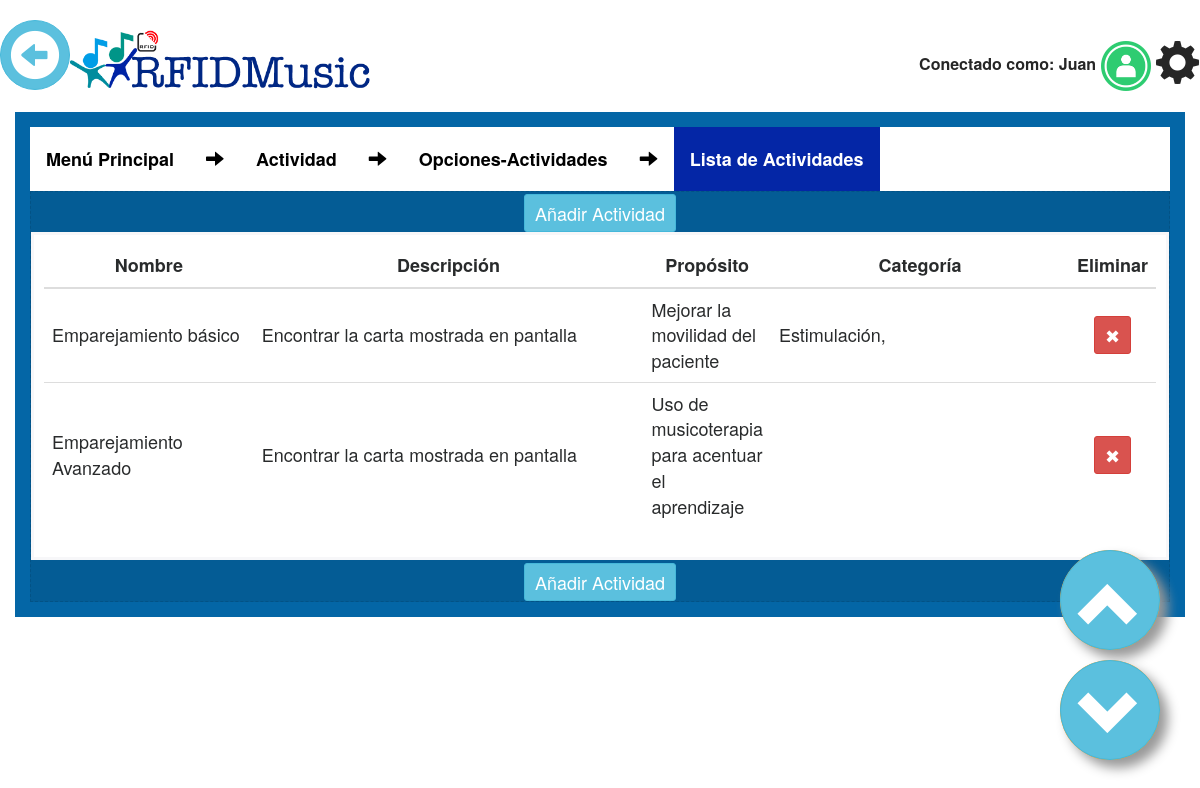
/settings/players_list/ (signed in), run on the app's committed database.
### appQRMusical/models.py (models this page shows, shortened)
class Actividad(models.Model):
	id = models.AutoField(primary_key=True)
	nombre = models.CharField(max_length=100)
	descripcion = models.CharField(max_length=200, blank=True)
	proposito = models.CharField(max_length=100, blank=True)
	indicador = models.ManyToManyField(Indicador, blank=True)

class Categoria_Actividad(models.Model):
    categoria = models.ForeignKey(Categoria,on_delete=models.CASCADE)
    actividad = models.ForeignKey(Actividad,on_delete=models.CASCADE)
    class Meta:
        unique_together = ("categoria","actividad")

class Categoria(models.Model):
    id_categoria =  models.AutoField(primary_key=True)
    nombre = models.CharField(max_length=50, blank=True)
    def __str__(self):
        return self.nombre

### appQRMusical/views.py (the view)
# urls.py: url(r'^settings/players_list/$', Actividads_list.as_view(), name='players_list'),
class Actividads_list(LoginRequiredMixin, ListView):
	model = Actividad
	template_name="players_list.html"
	login_url='/login/'
	redirect_field_name = "/login/"
	def get_context_data(self, **kwargs):
		context = super(Actividads_list, self).get_context_data(**kwargs)
		context['QRM_color'] = "QRM_orange"
		context['categoria'] = Categoria_Actividad.objects.all()
		return context

### appQRMusical/templatetags/zbar_extras.py (called while the page is built)
@register.simple_tag
def stop_cam():
	print("Stop Cam")
	if global_vars.zbar_status != None:
		os.system("ps -A | grep zbar| awk '{print $1}' | xargs kill -9 $1")
		global_vars.zbar_status = None
		global_vars.cam = 1

@register.simple_tag
def restart_game_vars():
	print("Reset game's global vars")
	global_vars.game_fail = 0
	global_vars.game_success = 0
	global_vars.game_initialized = False
	global_vars.last_message = global_vars.message
	global_vars.message_alert = "alert-info"
	global_vars.game_image = "/files/static/Who.png"
	global_vars.game_image = ""
	global_vars.game_file = ""
	global_vars.game_display = "none"
	global_vars.message = 'Get close QR code to cam'

### appQRMusical/templates/players_list.html (shortened to what this page needs)
{% extends "body.html" %}
{% block content_wrapper %}
<div class="col-sm-12 QRM_box {{QRM_color}}">
<ul>
  <strong><li>
  <li><a href="{% url 'settings' %}">Menú Principal</a></li>
  <li><a><i class="glyphicon glyphicon-arrow-right" ></i></a></li>
  <li><a href="{% url 'activity_settings' %}">Actividad</a></li>
  <li><a><i class="glyphicon glyphicon-arrow-right" ></i></a></li>
  <li><a href="{% url 'game_settings' %}">Opciones-Actividades</a></li>
  <li><a><i class="glyphicon glyphicon-arrow-right" ></i></a></li>
  <li><a class="active" href="{% url 'players_list' %}">Lista de Actividades</a></li>
</strong>
</ul>
	<div class="QRM_box_in">
		<a href="{% url 'create_player' %}">
			<div class="btn btn-sm btn-info">
				<p>Añadir Actividad</p>
			</div>
		</a>
		<div class="QRM_wrapper_table">
			<table class="table table-hover">
				<thead>
					<tr>
						<th>Nombre</th>
						<th>Descripción</th>
						<th>Propósito</th>
						<th>Categoría</th>
						<th>Eliminar</th>
			    	</tr>
				</thead>
				<tbody>
					{% for object in object_list %}
						<tr onclick="document.location = '{% url 'update_player' object.id %}';">
		      				<td style="width: 20%; vertical-align: middle;">
		      					{{ object.nombre }}
		      				</td>
		      				<td style="width: 40%; vertical-align: middle;">{{ object.descripcion }}</td>
							<td style="width: 10%; vertical-align: middle;">{{ object.proposito }}</td>
                            <td style="width: 30%; vertical-align: middle;">
                            {% for i in categoria %}
                                {% if i.actividad.id == object.id %}
                                    {% if i.categoria %}
                                        {{ i.categoria }},
                                    {% endif %}
                                    {% endif %}
                            {% endfor %}
                            </td>
							<td style=" vertical-align: middle;">
								<form action="{% url 'player_delete' object.id %}" method="post">
									<center>
										<button type="submit" class="btn btn-danger btn-sm">
											<p>✖</p>
										</button>
									</center>
								</form>
							</td>
		    			</tr>
					{% endfor %}
				</tbody>
			</table>
		</div>
		<a href="{% url 'create_player' %}">
			<div class="btn btn-sm btn-info">
				<p>Añadir Actividad</p>
			</div>
		</a>
	</div>
</div>
{% endblock content_wrapper %}

### appQRMusical/templates/base.html (shortened to what this page needs)
<!DOCTYPE html>
{% load staticfiles %}
{% load zbar_extras %}
<html lang="es">
	<head>
		<link href="{% static 'css/bootstrap.min.css' %}" rel="stylesheet" type="text/css">
		<link href="{% static 'css/QRMusical.css' %}" rel="stylesheet" type="text/css">
		<link rel="stylesheet" href="{% static 'css/bootstrap-select.css' %}" type="text/css"/>
        <link rel="stylesheet" href="https://cdnjs.cloudflare.com/ajax/libs/font-awesome/4.7.0/css/font-awesome.min.css">
	</head>
	<body>
		<div id="sidebar" class="navbar QRM_nav navbar-static-top">
			<div class="container-fluid QRM_container">
       				<div class="navbar-header">
                        <a class="navbar-nav">
                            <button type="button" onclick="goBack()" class="btn btn-info btn-back btn-xl"><i class="glyphicon glyphicon-circle-arrow-left" style="font-size:50px"></i></button>
                        </a>
						{% if user.is_authenticated %}
					<a href="{% url 'settings' %}" class="navbar-brand QRM_navbar-brand">
						<img src="/files/static/RFIDMusic.png" class="QRM_logo">
					</a>
                    {% else %}
					<a class="navbar-brand QRM_navbar-brand">
						<img src="/files/static/RFIDMusic.png" class="QRM_logo">
					</a>
                        {%endif%}
				</div>
				<div class="navbar-collapse collapse" style="height: 1px;">
					<ul class="nav navbar-nav QRM_navbar_nav">
                        {% if player.online == "si" %}
						    <a>Conectado como: {{ player }}</a>
                        {% if player.imagen %}
  						    <a>
                                <img onclick="confirmationUser()" class="img-circle"src="/{{ player.imagen.url }}" style="width: 50px">
						    </a>
                        {% else %}
								    <a style="top: -11px;">
									    <img onclick="confirmationUser()" src="/files/static/log_g.png" style="width: 50px">
								    </a>
                        {% endif %}
                        {% else %}
						{% if user.is_authenticated %}
						    <a>Conectado como: {{ user }}  </a>
							<a style="top: -11px;">
							<img  onclick="confirmation()" src="/files/static/log_g.png" style="width: 50px">
							</a>
							<a href="{% url 'user' %}" style="font-size: 45px;"> <i style="top:15px;" class="glyphicon glyphicon-cog"> </i></a>
						{% else %}
						<a>Pulsa para conectar --></a>
						<a href="/login/" style="top: -11px;">
						<img src="/files/static/log_b.png" style="width: 50px" title="Login" alt="Login">
						</a>
						{% endif %}
                        {% endif %}
					</ul>
				</div>
			</div>
		</div>
		<div id="content">
			{% block body %}{% endblock body %}
		</div>
		<footer>
                <a onclick="scrollWin(-50)" class="float2">
                   <button type="button" class="btn btn-info btn-circle btn-xl"> <i class="glyphicon glyphicon-chevron-up" style="font-size:65px" ></i></button>
                </a>
                <a onclick="scrollWin(50)" class="float">
                   <button type="button" class="btn btn-info btn-circle btn-xl"> <i class="glyphicon glyphicon-chevron-down" style="font-size:65px" ></i></button>
                </a>
		</footer>
	</body>
</html>

### appQRMusical/static/css/QRMusical.css (style rules this page uses)
.QRM_nav { font-size: 16px; color: #262626; font-weight: bold; margin-bottom: 0px !important; }
.QRM_navbar_nav { float:right; }
.QRM_navbar-brand { font-size: 35px; }
.QRM_container { padding: 20px 0px 0px 0px; }
.QRM_box { margin-left: auto; margin-right: auto; margin-top: 20px; padding: 15px; text-align: center; font-size: 18px; line-height: 36px; -webkit-transition-duration: 0.4s; transition-duration: 0.4s; }
.QRM_box_in { border-style: dashed; border-width: thin; border-color: rgba(0, 0, 0, 0.1); background-color: rgba(0, 0, 0, 0.1); color: #fff; }
.QRM_orange { background-color: #0466A6; }
.QRM_wrapper_table { padding: 1.5rem; margin-right: 0; margin-bottom: 0; margin-left: 0; border-width: .2rem; position: relative; padding: 1rem; border: solid #f7f7f9; background-color: white; }
.QRM_logo { width: 300px; top: -5px; position: relative; display: inline-block !important; }
.float { position:fixed; width:100px; height:100px; bottom:40px; right:40px; background-color:#FF9F19; color:#FFF; border-radius:50px; text-align:center; box-shadow: 8px 8px 12px #999; }
.float2 { position:fixed; width:100px; height:100px; bottom:150px; right:40px; background-color:#FF9F19; color:#FFF; border-radius:50px; text-align:center; box-shadow: 8px 8px 12px #999; }
body { font-family: "Helvetica Neue",Helvetica,Arial,sans-serif; }
a { color: inherit; text-decoration: none; }
p { margin: 0; font-size: 18px; line-height: 26px; font-weight: 400; }
footer { padding: 10px 0px 20px 0px; }
table { color: #292b2c; }
td { text-align: left; vertical-align: middle !important; }
th { text-align: -webkit-center; vertical-align: middle !important; }
ul { list-style-type: none; margin: 0; padding: 0; overflow: hidden; background-color: #FFFFFF; }
li { float: left; }
li a { display: block; color: black; text-align: center; padding: 14px 16px; text-decoration: none; }
.active { color: white; background-color: #0426A6; }
.btn-back { width: 70px; height: 70px; text-align: center; padding: 7px 7px; font-size: 2px; line-height: 2; border-radius: 50px; }
.btn-circle { width: 100px; height: 100px; text-align: center; padding: 20px 15px; font-size: 24px; line-height: 2; border-radius: 50px; }

### data on the page
Actividad: nombre "Emparejamiento básico", descripcion "Encontrar la carta mostrada en pantalla", proposito "Mejorar la movilidad del paciente"
Categoria_Actividad: categoria "Estimulación"
Actividad: nombre "Emparejamiento Avanzado", descripcion "Encontrar la carta mostrada en pantalla", proposito "Uso de musicoterapia para acentuar el aprendizaje"

### other printed values
{{ user }} "Juan"
